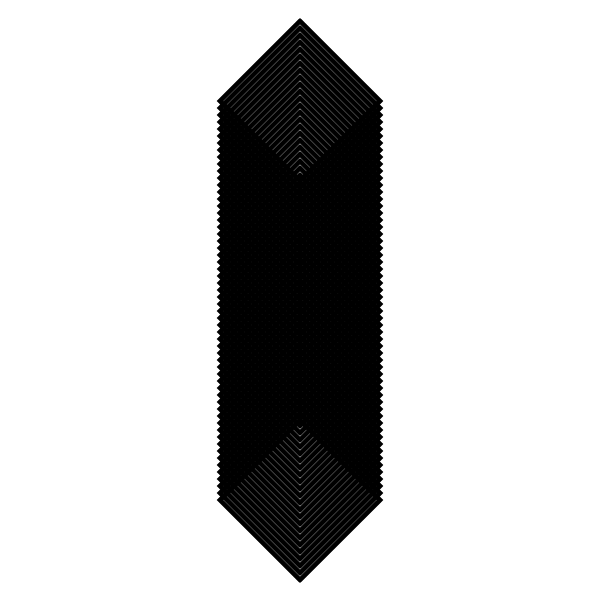
Frame 1 (no input)
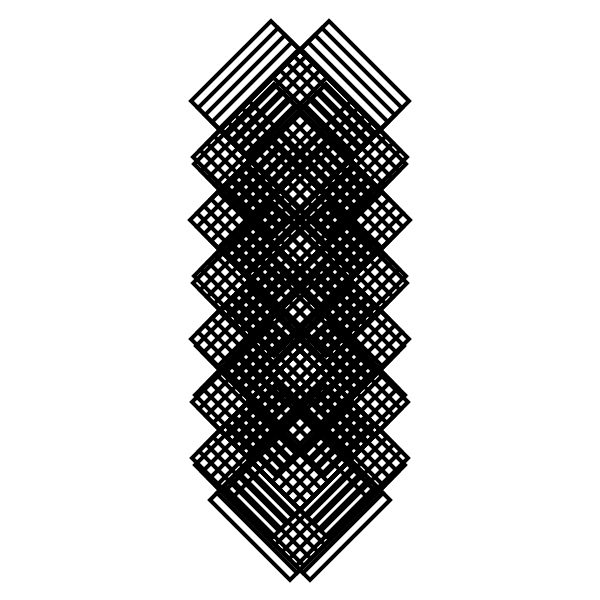
Frame 60 (no input)
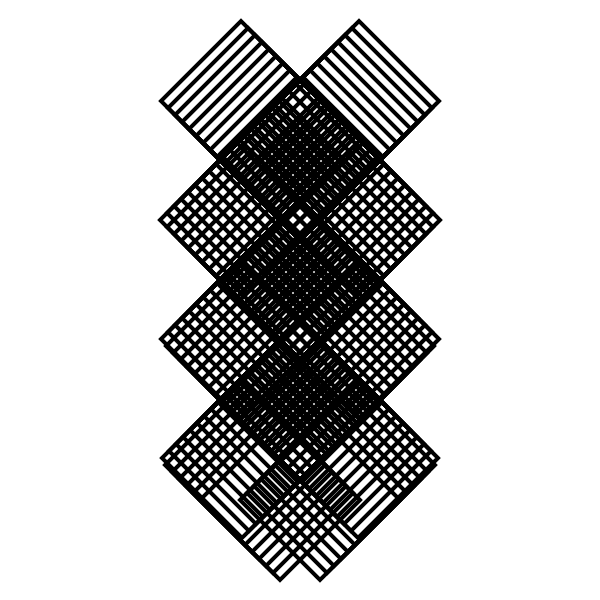
Frame 120 (the mouse pressed at the canvas centre since frame 60)

The p5.js sketch that drew these frames (run headless with seeded random() and noise() and a simulated clock; from frame 60 on, the mouse is pressed at the canvas centre):

// p5.js sketch
// ── sketch.js
const a = 80;
const b = 80;
const planeStep = 7;
const MARGIN = 100;
let unitSize, unitStep;

function setup() {
  createCanvas(600, 600);
  noFill();
  stroke(0);
  strokeWeight(4);

  unitSize = 0;
  unitStep = 1;

}

function draw() {
  background(255);

  if (unitSize <= -width / 4 || unitSize > width/4) {
    unitStep *= -1;
  }

  unitSize += unitStep;

  if (unitSize == 0) {
    unitSize += unitStep;
  }

    for (let i = 1; i <= height - MARGIN * 2; i += planeStep) {
      planeDraw(width / 2 - unitSize / 2 + i % unitSize, MARGIN + i);

    }
    for (let i = 1; i <= height - MARGIN * 2; i += planeStep) {
      push();
      planeDraw(width/2 + unitSize / 2 - i % unitSize, MARGIN + i);
      pop();
    }
}

function planeDraw(x, y) {
  push();
  translate(x, y);
  beginShape();
  vertex(b, 0);
  vertex(0, a);
  vertex(-b, 0);
  vertex(0, -a);
  endShape(CLOSE);
  pop();
}
